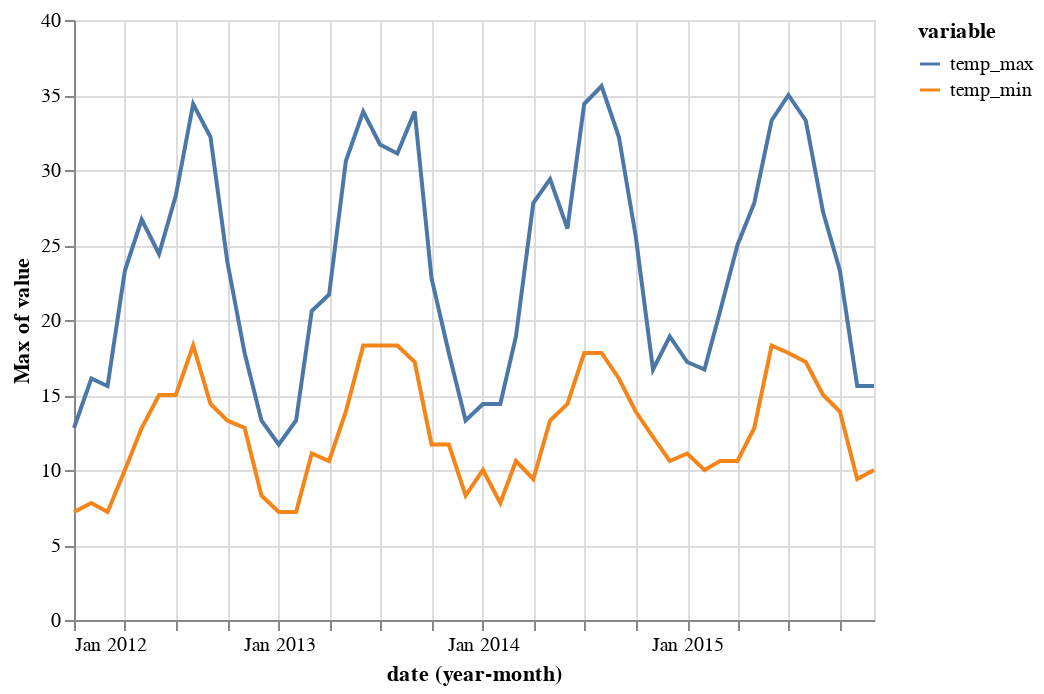

Notebook code cell kept with this figure:
### Code cell
import altair as alt
from vega_datasets import data

df = data.seattle_weather()
df.shape
print(df)

alt.Chart(df).mark_line().transform_fold(
    fold=['temp_max', 'temp_min'], 
    as_=['variable', 'value']
).encode(
    x='yearmonth(date):T',
    y='max(value):Q',
    color='variable:N'
)

### Figure 1 — Vega-Lite specification as saved in the notebook (floating-point values rounded to 4 significant figures; data arrays with more than 128 entries replaced by an {"elided": "..."} marker saying what was removed)
{"config": {"view": {"continuousWidth": 400, "continuousHeight": 300}}, "data": {"name": "data-830c39fec90146253fb06a06c26374ef"}, "mark": "line", "encoding": {"color": {"type": "nominal", "field": "variable"}, "x": {"type": "temporal", "field": "date", "timeUnit": "yearmonth"}, "y": {"type": "quantitative", "aggregate": "max", "field": "value"}}, "transform": [{"fold": ["temp_max", "temp_min"], "as": ["variable", "value"]}], "$schema": "https://vega.github.io/schema/vega-lite/v4.8.1.json", "datasets": {"data-830c39fec90146253fb06a06c26374ef": {"elided": "1461 records"}}}
